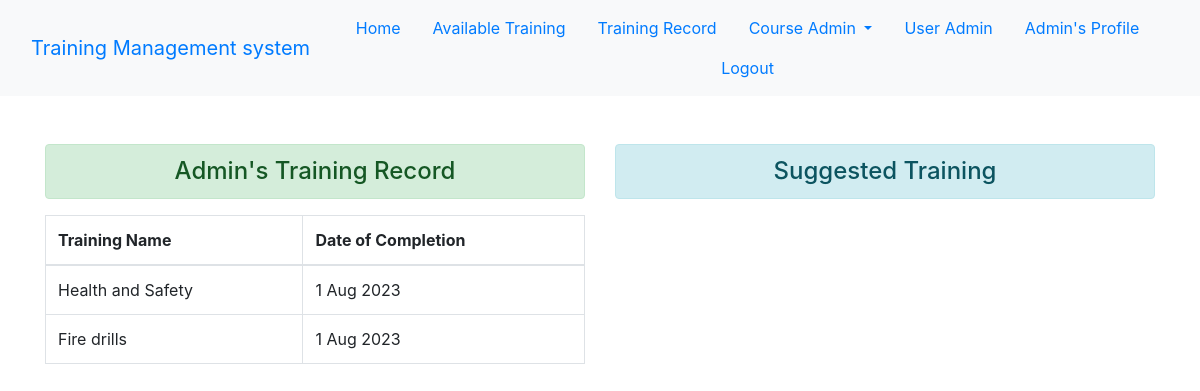
The app's page / (signed in), older data.
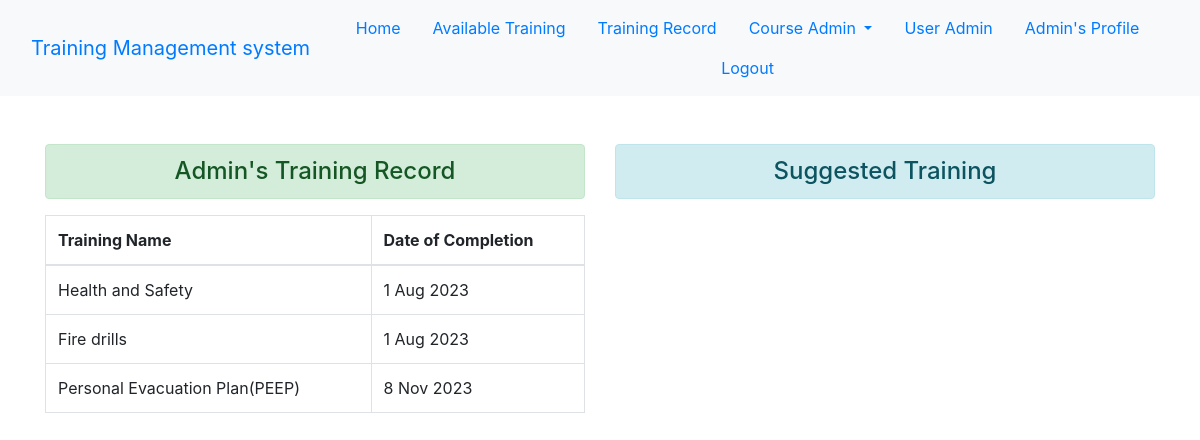
The same page, newer data.
### trainingapp/models.py (models this page shows)
class TrainingRecord(models.Model):
    training_id = models.ForeignKey(CourseGroupSyllabus, verbose_name="Course Syllabus Id", on_delete=models.CASCADE )
    employee_id = models.ForeignKey(User, verbose_name="User Id", on_delete= models.CASCADE)
    completed_on = models.DateField()

### courseapp/models.py (models this page shows, shortened)
class CourseGroupSyllabus(models.Model):
    course_id = models.ForeignKey("CourseDetails", verbose_name="Course Id", on_delete=models.CASCADE)
    course_group_id = models.ForeignKey("CourseGroup", verbose_name="Group Id", on_delete=models.CASCADE)
    course_interval = models.IntegerField(choices=CourseInterval.choices(), default = CourseInterval.ONE_OFF )
    course_mandatory = models.BooleanField(default=False)
    def __str__(self):
        return self.course_id.course_name

class CourseDetails(models.Model):
    course_name = models.CharField(max_length=100, unique=True, blank=False)
    course_link = models.URLField(verbose_name="Course Link", max_length=1000, unique=True, blank=False)
    course_desc = models.TextField(blank=True)

### enrollapp/views.py (the view)
# urls.py: 2. Add a URL to urlpatterns:  path('', views.home, name='home')
def home(request):
    if request.user.is_authenticated:
        training = TrainingRecord.objects.filter(employee_id=request.user)
        if not training:
            newstartergroup = CourseGroup.objects.filter(group_name__icontains='New starters').all()
            suggestedCourses = CourseGroupSyllabus.objects.filter(course_group_id__in=newstartergroup)
        else:
            training_grouplist = []
            training_recordlist = []
            for tr in training:
                traininggroups = tr.training_id.course_group_id
                if traininggroups not in training_grouplist:
                    training_grouplist.append(traininggroups)
                training_record = tr.training_id.course_id
                training_recordlist.append(training_record)
            suggestedCourses = CourseGroupSyllabus.objects.filter(course_group_id__in=training_grouplist).exclude(course_id__in = training_recordlist)
        return render(request, 'enrollapp/home.html', {'training':training, 'courses':suggestedCourses})
    else:
        return HttpResponseRedirect('/login/')

### enrollapp/templates/enrollapp/home.html (shortened to what this page needs)
{% extends 'enrollapp/base.html' %}
{% load static%}
{% if user.is_authenticated %}
{%block content%}
        <div class="col-sm-6">
            <h4 class="text-center alert alert-success"> {{user.username}}'s Training Record </h4>
            {% if training%}
            <table class="table table-hover table-bordered">
                <thead>
                    <tr>
                        <th scope="col">Training Name </th>
                        <th scope="col">Date of Completion </th>
                    </tr>
                </thead>
                <tbody>
                    {% for tr in training%}
                    <tr>
                        <td scope="row">{{tr.training_id}}</td>
                        <td scope="row">{{tr.completed_on}}</td>
                    </tr>
                    {% endfor %}
                </tbody>
            </table>
        {% else %}
         <p> No Training Record yet </p>
        {% endif %}
        </div>
        <div class="col-sm-6">
            <h4 class="text-center alert alert-info"> Suggested Training </h4>
        </div>
{% endblock content%}
{%endif%}

Row changes from the older to the newer data that the page shows:
added TrainingRecord: training_id "Personal Evacuation Plan(PEEP)", completed_on "8 Nov 2023"
